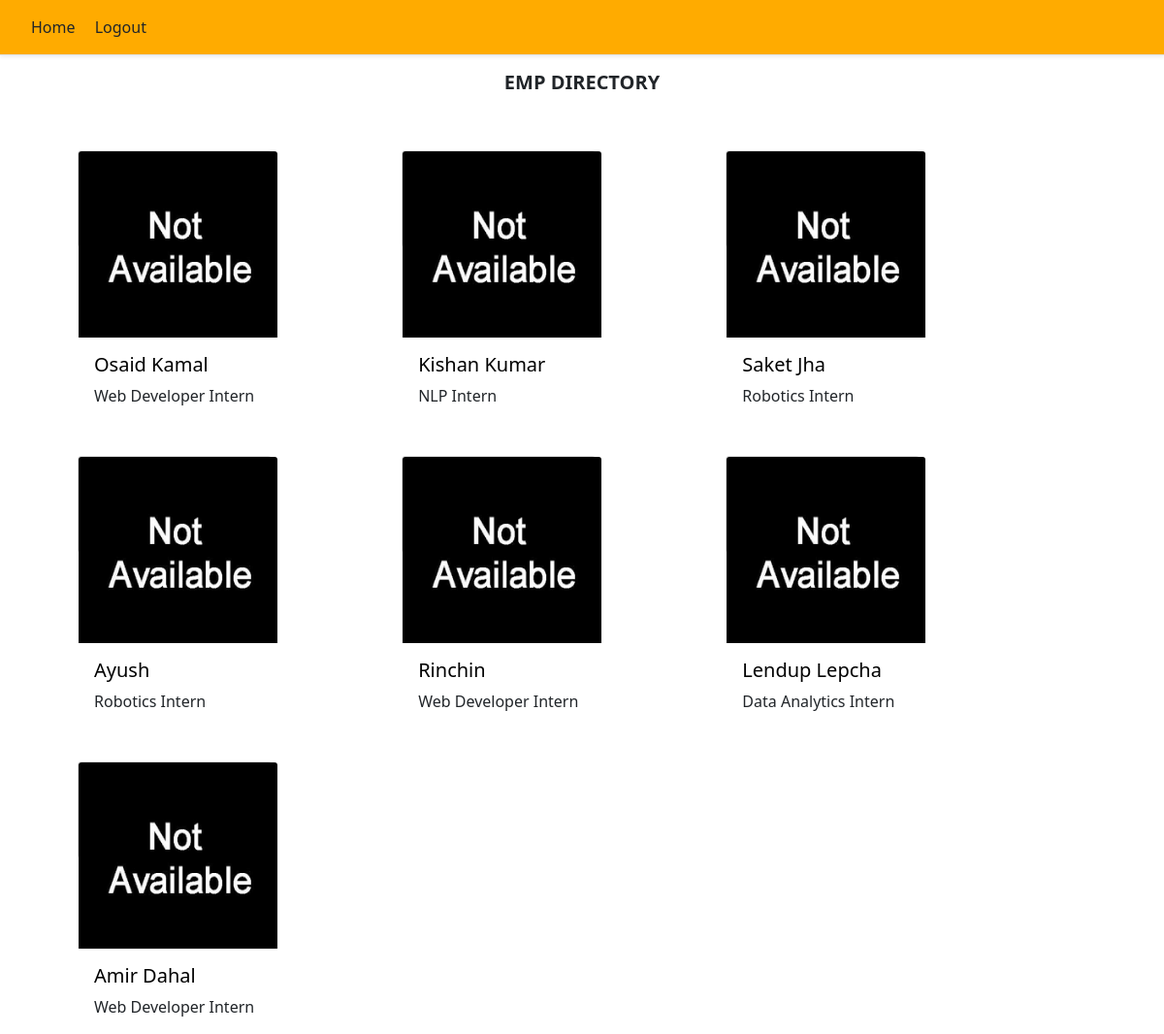
/ (signed in), run on the app's committed database.
### new/models.py (models this page shows, shortened)
class Detail(models.Model):
    fullname=models.CharField(max_length=20,default="")
    image = models.ImageField(null=True, blank=True)
    desc = models.TextField(max_length=500, default="")
    shdesc = models.TextField(max_length=30, default="")
    name = models.OneToOneField(myuser, default=None,
                             on_delete=models.CASCADE, blank=True, null=True)

### new/views.py (the view)
# urls.py: path('', views.home, name='home'),
@login_required(login_url="login")
def home(request):
    empl = Detail.objects.all()
    return render(request, 'index.html', {"employee": empl})

### new/templates/index.html (shortened to what this page needs)
{% extends 'base.html' %}
{% load static %}
{% block body %}
{% if request.user.is_authenticated %}
<form action="" method="post">
  <h5 class ="hh">EMP DIRECTORY</h1>
  {% for emp in employee %}
  <div class="card" style="width: 200px;">
    <img class="card-img-top"  src='{{ emp.image.url }}' alt="Image">
  <div class="card-body">
    {% if emp.name == user %}
    <h5 class="card-title" ><a href="{% url 'update' emp.id %}" name="system">{{emp.fullname}}</a></h5>
    <p class="card-text">{{emp.shdesc}}</p>
  </div>
  {% else %}
    <h5 class="card-title" ><a href="{% url 'details' emp.id %}" name="system">{{emp.fullname}}</a></h5>
    <p class="card-text">{{emp.shdesc}}</p>
    {% endif %}
     </div>
    </div>
   {% endfor %}
  {% endif %}
  </form>
{% endblock %}

### new/templates/base.html (shortened to what this page needs)
<html>
  <head>
    <link
      href="https://cdn.jsdelivr.net/npm/bootstrap@5.0.0-beta1/dist/css/bootstrap.min.css"
      rel="stylesheet"
    />
    {% include 'navbar.html' %}
  </head>
  <body>
    {% block body %}
    {% endblock %}
  </body>
</html>

### new/templates/navbar.html (shortened to what this page needs)
<header
  class="d-flex flex-column flex-md-row align-items-center p-3 px-md-4 mb-3 bg-white border-bottom shadow-sm"
>
  <nav class="my-2 my-md-0 me-md-3">
    {% if request.user.is_authenticated %}
    <a class="p-2 text-dark" href="{% url 'home' %}">Home</a>
    <a class="p-2 text-dark" href="{% url 'logout' %}">Logout</a>
    {% else %}
    <a class="p-2 text-dark" href="{% url 'home' %}">Home</a>
    <a class="p-2 text-dark" href="{% url 'register' %}"></a>
    <a class="p-2 text-dark" href="{% url 'login' %}">Login</a>
    {% endif %}
  </nav>
</header>

### new/templates/navbar.html (style rules this page uses)
.shadow-sm { background-color: #ffab00 !important; }
a:link, a:visited { text-decoration: none; color: black; }

### data on the page
Detail: image (picture), fullname "Osaid Kamal", shdesc "Web Developer Intern"
Detail: image (picture), fullname "Kishan Kumar", shdesc "NLP Intern"
Detail: image (picture), fullname "Saket Jha", shdesc "Robotics Intern"
Detail: image (picture), fullname "Ayush", shdesc "Robotics Intern"
Detail: image (picture), fullname "Rinchin", shdesc "Web Developer Intern"
Detail: image (picture), fullname "Lendup Lepcha", shdesc "Data Analytics Intern"
Detail: image (picture), fullname "Amir Dahal", shdesc "Web Developer Intern"
